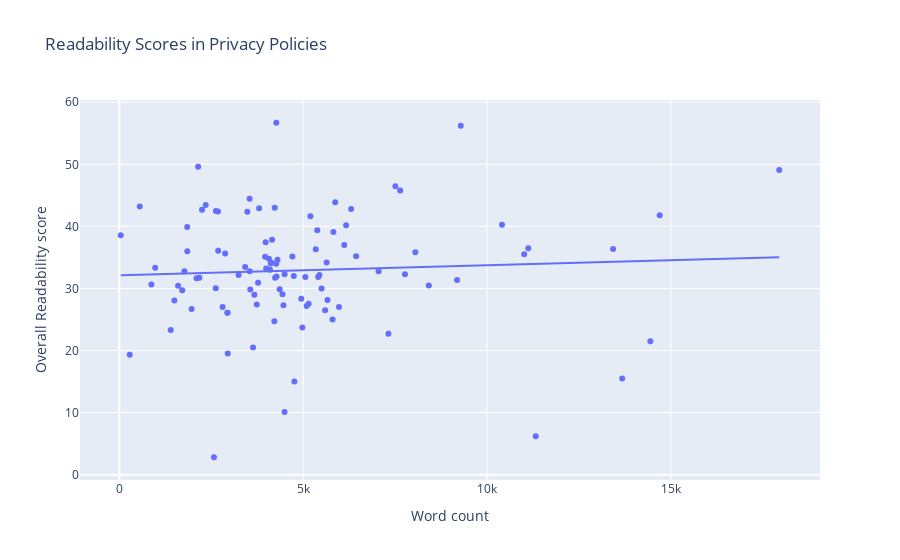

Source (notebook cell):
### Code cell
#df.plot.scatter(x = 'Word count', y = 'Overall Readability\nscore')
px.scatter(df, x='Word count', y='Overall Readability\nscore', title='Readability Scores in Privacy Policies', trendline='ols', height=600)
